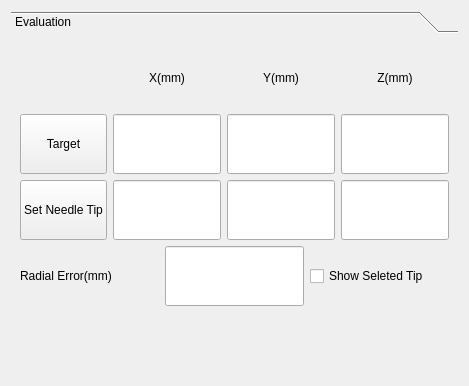
      <widget class="QWidget" name="EvaluationPage">
       <property name="sizePolicy">
        <sizepolicy hsizetype="Expanding" vsizetype="Expanding">
         <horstretch>2</horstretch>
         <verstretch>2</verstretch>
        </sizepolicy>
       </property>
       <layout class="QGridLayout" name="gridLayout_29">
        <item row="0" column="0">
         <widget class="QToolBox" name="EvaluationToolBox">
          <property name="sizePolicy">
           <sizepolicy hsizetype="Expanding" vsizetype="Expanding">
            <horstretch>2</horstretch>
            <verstretch>2</verstretch>
           </sizepolicy>
          </property>
          <property name="currentIndex">
           <number>0</number>
          </property>
          <widget class="QWidget" name="Evaluation">
           <property name="geometry">
            <rect>
             <x>0</x>
             <y>0</y>
             <width>285</width>
             <height>292</height>
            </rect>
           </property>
           <property name="sizePolicy">
            <sizepolicy hsizetype="Expanding" vsizetype="Expanding">
             <horstretch>2</horstretch>
             <verstretch>2</verstretch>
            </sizepolicy>
           </property>
           <attribute name="label">
            <string>Evaluation</string>
           </attribute>
           <layout class="QGridLayout" name="gridLayout_28">
            <item row="1" column="0">
             <layout class="QHBoxLayout" name="horizontalLayout_5">
              <item>
               <widget class="QLabel" name="label_11">
                <property name="sizePolicy">
                 <sizepolicy hsizetype="Preferred" vsizetype="Preferred">
                  <horstretch>0</horstretch>
                  <verstretch>1</verstretch>
                 </sizepolicy>
                </property>
                <property name="minimumSize">
                 <size>
                  <width>0</width>
                  <height>60</height>
                 </size>
                </property>
                <property name="maximumSize">
                 <size>
                  <width>16777215</width>
                  <height>16777215</height>
                 </size>
                </property>
                <property name="layoutDirection">
                 <enum>Qt::RightToLeft</enum>
                </property>
                <property name="text">
                 <string>Radial Error(mm)</string>
                </property>
                <property name="alignment">
                 <set>Qt::AlignLeading|Qt::AlignLeft|Qt::AlignVCenter</set>
                </property>
               </widget>
              </item>
              <item>
               <widget class="QLineEdit" name="error_lineEdit">
                <property name="sizePolicy">
                 <sizepolicy hsizetype="Preferred" vsizetype="Preferred">
                  <horstretch>0</horstretch>
                  <verstretch>1</verstretch>
                 </sizepolicy>
                </property>
                <property name="minimumSize">
                 <size>
                  <width>0</width>
                  <height>60</height>
                 </size>
                </property>
                <property name="maximumSize">
                 <size>
                  <width>16777215</width>
                  <height>16777215</height>
                 </size>
                </property>
               </widget>
              </item>
              <item>
               <widget class="QCheckBox" name="show_seleted_tip_checkBox">
                <property name="text">
                 <string>Show Seleted Tip</string>
                </property>
               </widget>
              </item>
             </layout>
            </item>
            <item row="2" column="0">
             <spacer name="verticalSpacer_64">
              <property name="orientation">
               <enum>Qt::Vertical</enum>
              </property>
              <property name="sizeHint" stdset="0">
               <size>
                <width>20</width>
                <height>40</height>
               </size>
              </property>
             </spacer>
            </item>
            <item row="0" column="0">
             <layout class="QGridLayout" name="gridLayout_14">
              <item row="1" column="0">
               <widget class="QPushButton" name="eva_target_btn">
                <property name="sizePolicy">
                 <sizepolicy hsizetype="Preferred" vsizetype="Fixed">
                  <horstretch>0</horstretch>
                  <verstretch>1</verstretch>
                 </sizepolicy>
                </property>
                <property name="minimumSize">
                 <size>
                  <width>0</width>
                  <height>60</height>
                 </size>
                </property>
                <property name="maximumSize">
                 <size>
                  <width>16777215</width>
                  <height>16777215</height>
                 </size>
                </property>
                <property name="text">
                 <string>Target</string>
                </property>
               </widget>
              </item>
              <item row="0" column="3">
               <widget class="QLabel" name="label_20">
                <property name="sizePolicy">
                 <sizepolicy hsizetype="Preferred" vsizetype="Fixed">
                  <horstretch>0</horstretch>
                  <verstretch>1</verstretch>
                 </sizepolicy>
                </property>
                <property name="minimumSize">
                 <size>
                  <width>0</width>
                  <height>60</height>
                 </size>
                </property>
                <property name="maximumSize">
                 <size>
                  <width>16777215</width>
                  <height>16777215</height>
                 </size>
                </property>
                <property name="layoutDirection">
                 <enum>Qt::LeftToRight</enum>
                </property>
                <property name="text">
                 <string>Z(mm)</string>
                </property>
                <property name="alignment">
                 <set>Qt::AlignCenter</set>
                </property>
               </widget>
              </item>
              <item row="0" column="2">
               <widget class="QLabel" name="label_22">
                <property name="sizePolicy">
                 <sizepolicy hsizetype="Preferred" vsizetype="Fixed">
                  <horstretch>0</horstretch>
                  <verstretch>1</verstretch>
                 </sizepolicy>
                </property>
                <property name="minimumSize">
                 <size>
                  <width>0</width>
                  <height>60</height>
                 </size>
                </property>
                <property name="maximumSize">
                 <size>
                  <width>16777215</width>
                  <height>16777215</height>
                 </size>
                </property>
                <property name="layoutDirection">
                 <enum>Qt::LeftToRight</enum>
                </property>
                <property name="text">
                 <string>Y(mm)</string>
                </property>
                <property name="alignment">
                 <set>Qt::AlignCenter</set>
                </property>
               </widget>
              </item>
              <item row="1" column="2">
               <widget class="QLineEdit" name="eva_target_y_lineEdit">
                <property name="sizePolicy">
                 <sizepolicy hsizetype="Preferred" vsizetype="Fixed">
                  <horstretch>0</horstretch>
                  <verstretch>1</verstretch>
                 </sizepolicy>
                </property>
                <property name="minimumSize">
                 <size>
                  <width>0</width>
                  <height>60</height>
                 </size>
                </property>
                <property name="maximumSize">
                 <size>
                  <width>16777215</width>
                  <height>16777215</height>
                 </size>
                </property>
               </widget>
              </item>
              <item row="2" column="0">
               <widget class="QPushButton" name="set_needle_tip_btn">
                <property name="sizePolicy">
                 <sizepolicy hsizetype="Preferred" vsizetype="Fixed">
                  <horstretch>0</horstretch>
                  <verstretch>1</verstretch>
                 </sizepolicy>
                </property>
                <property name="minimumSize">
                 <size>
                  <width>0</width>
                  <height>60</height>
                 </size>
                </property>
                <property name="maximumSize">
                 <size>
                  <width>16777215</width>
                  <height>16777215</height>
                 </size>
                </property>
                <property name="text">
                 <string>Set Needle Tip</string>
                </property>
               </widget>
              </item>
              <item row="0" column="1">
               <widget class="QLabel" name="label_21">
                <property name="sizePolicy">
                 <sizepolicy hsizetype="Preferred" vsizetype="Fixed">
                  <horstretch>0</horstretch>
                  <verstretch>1</verstretch>
                 </sizepolicy>
                </property>
                <property name="minimumSize">
                 <size>
                  <width>0</width>
                  <height>60</height>
                 </size>
                </property>
                <property name="maximumSize">
                 <size>
                  <width>16777215</width>
                  <height>16777215</height>
                 </size>
                </property>
                <property name="layoutDirection">
                 <enum>Qt::LeftToRight</enum>
                </property>
                <property name="text">
                 <string>X(mm)</string>
                </property>
                <property name="alignment">
                 <set>Qt::AlignCenter</set>
                </property>
               </widget>
              </item>
              <item row="2" column="1">
               <widget class="QLineEdit" name="tip_x_lineEdit">
                <property name="sizePolicy">
                 <sizepolicy hsizetype="Preferred" vsizetype="Fixed">
                  <horstretch>0</horstretch>
                  <verstretch>1</verstretch>
                 </sizepolicy>
                </property>
                <property name="minimumSize">
                 <size>
                  <width>0</width>
                  <height>60</height>
                 </size>
                </property>
                <property name="maximumSize">
                 <size>
                  <width>16777215</width>
                  <height>16777215</height>
                 </size>
                </property>
               </widget>
              </item>
              <item row="2" column="3">
               <widget class="QLineEdit" name="tip_z_lineEdit">
                <property name="sizePolicy">
                 <sizepolicy hsizetype="Preferred" vsizetype="Fixed">
                  <horstretch>0</horstretch>
                  <verstretch>1</verstretch>
                 </sizepolicy>
                </property>
                <property name="minimumSize">
                 <size>
                  <width>0</width>
                  <height>60</height>
                 </size>
                </property>
                <property name="maximumSize">
                 <size>
                  <width>16777215</width>
                  <height>16777215</height>
                 </size>
                </property>
               </widget>
              </item>
              <item row="2" column="2">
               <widget class="QLineEdit" name="tip_y_lineEdit">
                <property name="sizePolicy">
                 <sizepolicy hsizetype="Preferred" vsizetype="Fixed">
                  <horstretch>0</horstretch>
                  <verstretch>1</verstretch>
                 </sizepolicy>
                </property>
                <property name="minimumSize">
                 <size>
                  <width>0</width>
                  <height>60</height>
                 </size>
                </property>
                <property name="maximumSize">
                 <size>
                  <width>16777215</width>
                  <height>16777215</height>
                 </size>
                </property>
               </widget>
              </item>
              <item row="1" column="1">
               <widget class="QLineEdit" name="eva_target_x_lineEdit">
                <property name="sizePolicy">
                 <sizepolicy hsizetype="Preferred" vsizetype="Fixed">
                  <horstretch>0</horstretch>
                  <verstretch>1</verstretch>
                 </sizepolicy>
                </property>
                <property name="minimumSize">
                 <size>
                  <width>0</width>
                  <height>60</height>
                 </size>
                </property>
                <property name="maximumSize">
                 <size>
                  <width>16777215</width>
                  <height>16777215</height>
                 </size>
                </property>
               </widget>
              </item>
              <item row="1" column="3">
               <widget class="QLineEdit" name="eva_target_z_lineEdit">
                <property name="sizePolicy">
                 <sizepolicy hsizetype="Preferred" vsizetype="Fixed">
                  <horstretch>0</horstretch>
                  <verstretch>1</verstretch>
                 </sizepolicy>
                </property>
                <property name="minimumSize">
                 <size>
                  <width>0</width>
                  <height>60</height>
                 </size>
                </property>
                <property name="maximumSize">
                 <size>
                  <width>16777215</width>
                  <height>16777215</height>
                 </size>
                </property>
               </widget>
              </item>
             </layout>
            </item>
            <item row="3" column="0">
             <spacer name="verticalSpacer_65">
              <property name="orientation">
               <enum>Qt::Vertical</enum>
              </property>
              <property name="sizeHint" stdset="0">
               <size>
                <width>20</width>
                <height>40</height>
               </size>
              </property>
             </spacer>
            </item>
           </layout>
          </widget>
         </widget>
        </item>
       </layout>
      </widget>
